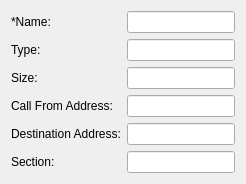
               <widget class="QWidget" name="string_page">
                <layout class="QFormLayout" name="formLayout_4">
                 <item row="0" column="0">
                  <widget class="QLabel" name="strName_label">
                   <property name="text">
                    <string>*Name:</string>
                   </property>
                  </widget>
                 </item>
                 <item row="1" column="0">
                  <widget class="QLabel" name="strType_label">
                   <property name="text">
                    <string>Type:</string>
                   </property>
                  </widget>
                 </item>
                 <item row="2" column="0">
                  <widget class="QLabel" name="strSize_label">
                   <property name="text">
                    <string>Size:</string>
                   </property>
                  </widget>
                 </item>
                 <item row="3" column="0">
                  <widget class="QLabel" name="strCallFrom_label">
                   <property name="text">
                    <string>Call From Address:</string>
                   </property>
                  </widget>
                 </item>
                 <item row="4" column="0">
                  <widget class="QLabel" name="strDest_label">
                   <property name="text">
                    <string>Destination Address:</string>
                   </property>
                  </widget>
                 </item>
                 <item row="5" column="0">
                  <widget class="QLabel" name="strSection_label">
                   <property name="text">
                    <string>Section:</string>
                   </property>
                  </widget>
                 </item>
                 <item row="0" column="1">
                  <widget class="QLineEdit" name="strName_lineEdit"/>
                 </item>
                 <item row="1" column="1">
                  <widget class="QLineEdit" name="strType_lineEdit"/>
                 </item>
                 <item row="2" column="1">
                  <widget class="QLineEdit" name="strSize_lineEdit"/>
                 </item>
                 <item row="3" column="1">
                  <widget class="QLineEdit" name="strCallFrom_lineEdit"/>
                 </item>
                 <item row="4" column="1">
                  <widget class="QLineEdit" name="strDest_lineEdit"/>
                 </item>
                 <item row="5" column="1">
                  <widget class="QLineEdit" name="strSection_linEdit"/>
                 </item>
                </layout>
               </widget>
